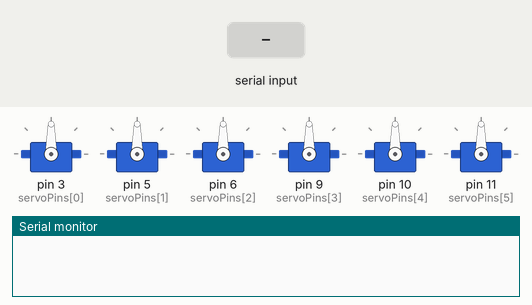
This sketch was run on a simulated Arduino Uno, built with avr-gcc and run on an emulated ATmega328P. Shown: 6 × servo, the last lines printed to the serial monitor. Inputs (shaded band) come from the test bench.

Above: at 1.2 s.
1.3 s: "90 45\n" received over Serial
At 1.9 s:
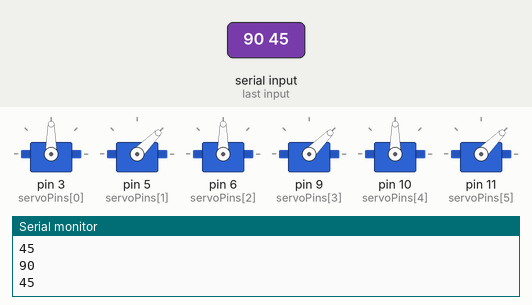
2.8 s: "30 150\n" received over Serial
At 3.3 s:
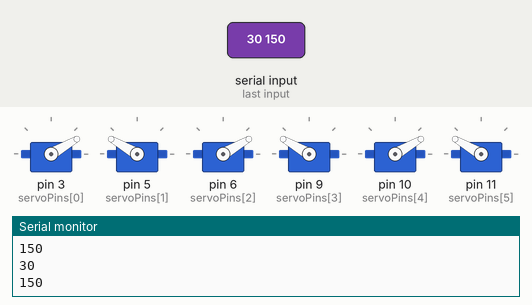
4.3 s: "5\n" received over Serial
At 4.7 s:
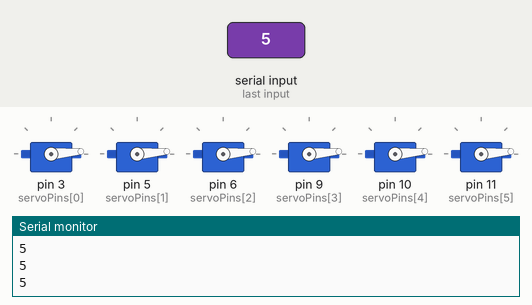
5.8 s: "200\n" received over Serial
At 6.1 s:
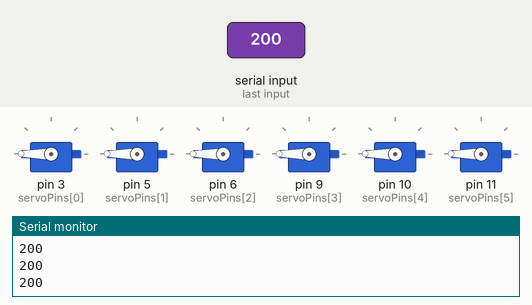
7.3 s: "90\n" received over Serial
At 8.7 s:
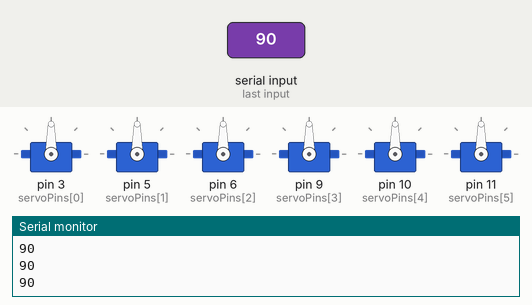
Timing chart, 0 to 9.8 s (numbered marks = the images above; inputs shaded):
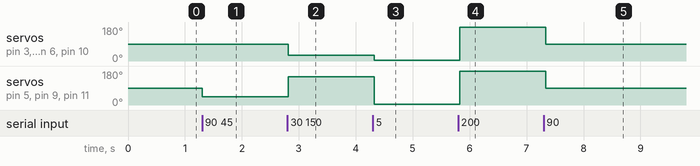

Measured:
- after the input at 1.3 s, servo on pin 5 (servoPins[1]), servo on pin 9 (servoPins[3]), servo on pin 11 (servoPins[5]): 90° → 45° at once
- after the input at 2.8 s, servo on pin 3 (servoPins[0]), servo on pin 6 (servoPins[2]), servo on pin 10 (servoPins[4]): 90° → 30° at once; servo on pin 5 (servoPins[1]), servo on pin 9 (servoPins[3]), servo on pin 11 (servoPins[5]): 45° → 150° at once
- after the input at 4.3 s, servo on pin 3 (servoPins[0]), servo on pin 6 (servoPins[2]), servo on pin 10 (servoPins[4]): 30° → 5° at once; servo on pin 5 (servoPins[1]), servo on pin 9 (servoPins[3]), servo on pin 11 (servoPins[5]): 150° → 5° at once
- after the input at 5.8 s, servo on pin 3 (servoPins[0]), servo on pin 5 (servoPins[1]), servo on pin 6 (servoPins[2]), servo on pin 9 (servoPins[3]), servo on pin 10 (servoPins[4]), servo on pin 11 (servoPins[5]): 5° → 180° at once
- after the input at 7.3 s, servo on pin 3 (servoPins[0]), servo on pin 5 (servoPins[1]), servo on pin 6 (servoPins[2]), servo on pin 9 (servoPins[3]), servo on pin 10 (servoPins[4]), servo on pin 11 (servoPins[5]): 180° → 90° at once

The sketch:

servo_manipulation.ino
```cpp
#include <Servo.h>

Servo servos[6];
// servo order: Finder(0) - Base(5)
int servoPins[6] = {3, 5, 6, 9, 10, 11};
int servoPositions[6] = {90, 90, 90, 90, 90, 90};
String cmd;

void setup() {
  Serial.begin(9600);

  /*
   * attach the servos
   */
  for(int i=0; i< 6; i++) {
    servos[i].attach(servoPins[i]);
  }

  /*
   * read initial positions
   */
//  for(int i=0; i<6; i++) {
//    Serial.println(servos[i].read());
//  }
}

void loop() {

  /*
   *  writing to servos
   */

  for(int i=0; i<6; i++) {
    servos[i].write(servoPositions[i]);
  }
  delay(100);

  /*
   *  reading command (interactive)
   */
  if(Serial.available()) {
    cmd = Serial.readStringUntil('\n');
    int startIndex = 0;
    for(int i=0; i<6; i++) {
      int spaceIndex = cmd.indexOf(' ', startIndex);
      int value = cmd.substring(startIndex, spaceIndex).toInt();
      servoPositions[i] = value;
      Serial.println(value);
      startIndex = spaceIndex + 1;
    }
//    Serial.println("done.");
  }
}
```
